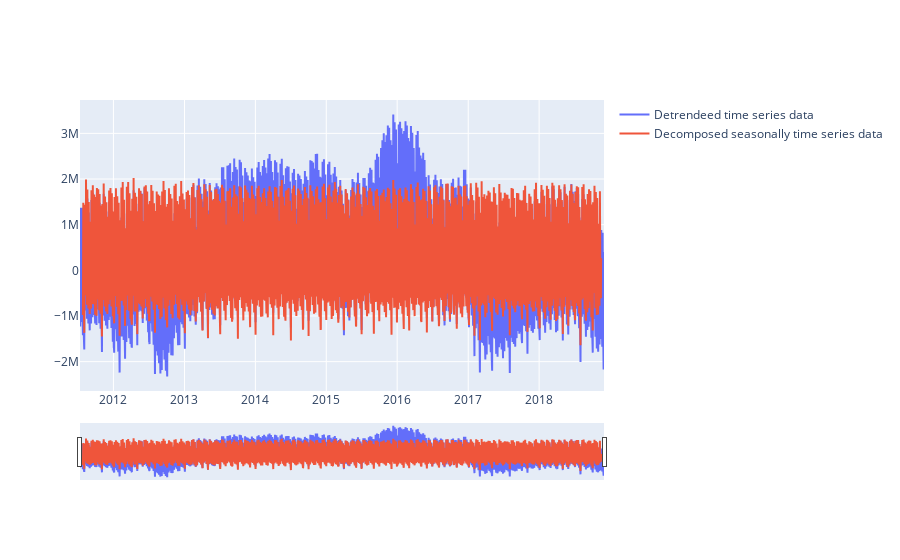

Notebook code cell kept with this figure:
### Code cell
detrended = detrend(df['num'].values)
result_mul = seasonal_decompose(df['num'], model='additive', period=30)
deseasoned = df['num'].values - result_mul.trend
fig = go.Figure()

fig.add_trace(go.Scatter(x=df['date'], y=detrended, name='Detrendeed time series data'))
fig.add_trace(go.Scatter(x=df['date'], y=deseasoned, name='Decomposed seasonally time series data'))

fig.update_layout(
    xaxis=dict(
        rangeslider=dict(
            visible=True
        ),
        type="date"
    )
)
fig.show()

### Figure 1 — Plotly figure (JSON) as saved in the notebook; plotly's stock layout.template omitted (floating-point values rounded to 4 significant figures; data arrays with more than 128 entries replaced by an {"elided": "..."} marker saying what was removed)
{"data": [{"name": "Detrendeed time series data", "type": "scatter", "x": {"elided": "2699 str values"}, "y": {"elided": "2699 float values"}}, {"name": "Decomposed seasonally time series data", "type": "scatter", "x": {"elided": "2699 str values"}, "y": {"elided": "2699 float values"}}], "layout": {"xaxis": {"rangeslider": {"visible": true}, "type": "date"}}}
